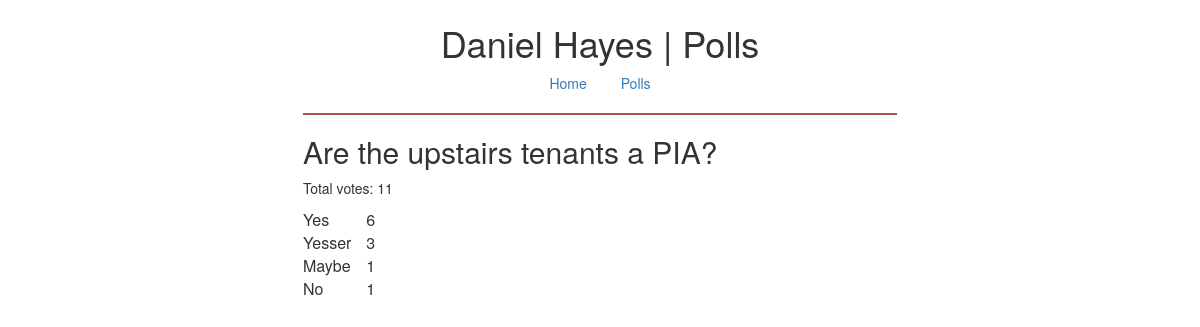
The app's page /polls/7/results/ with its own data.
### polls/models.py (models this page shows, shortened)
class Question(models.Model):
    class Meta:
        ordering = ['-pub_date']
    question_text = models.CharField(max_length=200)
    pub_date = models.DateTimeField('date published', default=timezone.now)
    expiry_date = models.DateTimeField(default=timezone.now() + datetime.timedelta(days=1))
    def was_published_recently(self):
        now = timezone.now()
        return now - datetime.timedelta(days=1) <= self.pub_date <= now
    def total_vote_count(self):
        choices = self.choice_set.all()
        total_votes = 0
        for c in choices:
            total_votes += c.votes
        return total_votes
    was_published_recently.admin_order_field = 'pub_date'
    was_published_recently.boolean = True
    was_published_recently.short_description = 'recent?'

class Choice(models.Model):
    question = models.ForeignKey(Question, on_delete=models.CASCADE)
    choice_text = models.CharField(max_length=200)
    votes = models.IntegerField(default=0)

### polls/views.py (the view)
# urls.py: url(r'^(?P<pk>[0-9]+)/results/$', views.ResultsView.as_view(), name='results'),
class ResultsView(generic.DetailView):
    model = Question
    template_name = 'polls/results.html'
    def get_context_data(self, **kwargs):
        context = super(ResultsView, self).get_context_data(**kwargs)
        context['now'] = timezone.now()
        context['total_votes'] = Question.objects.filter(pk=self.kwargs['pk'])
        return context

### polls/templates/polls/results.html (shortened to what this page needs)
{% extends 'home/base.html' %}
{% block title %}Daniel Hayes | Polls{% endblock title %}
{% block content %}
<h2>{{ question.question_text }}</h2>
<table>
{% for choice in question.choice_set.all %}
  <tr>
    <td>
      {{ choice.choice_text }}
    </td>
    <td>
      {{ choice.votes }}
    </td>
  </tr>
{% endfor %}
<p>
  Total votes: {{ question.total_vote_count }}
</p>
</table>
{% endblock content %}

### polls/static/polls/style.css (style rules this page uses)
body { margin: auto; width: 50%; padding: 3px; }
td { padding-right: 15px; }

### records on screen
Question: question_text "Are the upstairs tenants a PIA?", total_vote_count "11"
Choice: choice_text "Yes", votes "6"
Choice: choice_text "Yesser", votes "3"
Choice: choice_text "Maybe", votes "1"
Choice: choice_text "No", votes "1"
